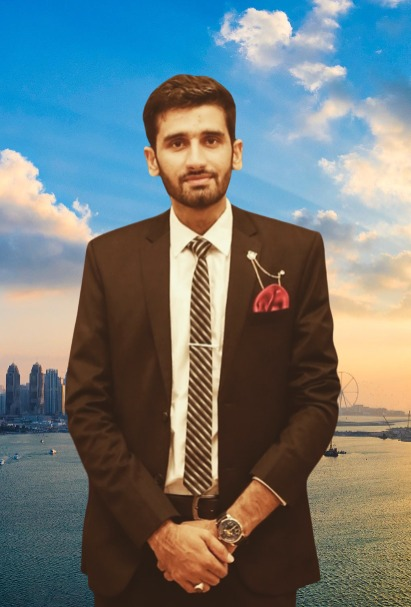
#> input picture image.jpg, 411 x 607 px
$ python q3_again.py
#> lines starting #> are read from the running program, lines starting #| are printed output that depends on the picture
import cv2

# Read input image
input_image = cv2.imread('image.jpg')  # Replace 'input_image.jpg' with your image path
#> input_image is the input picture: shape (607, 411, 3); mean B, G, R 120.5, 120.7, 111.7

# Check if image is loaded successfully
if input_image is None:
    print("Error loading image")
    exit()

# Convert image to grayscale
gray_image = cv2.cvtColor(input_image, cv2.COLOR_BGR2GRAY)
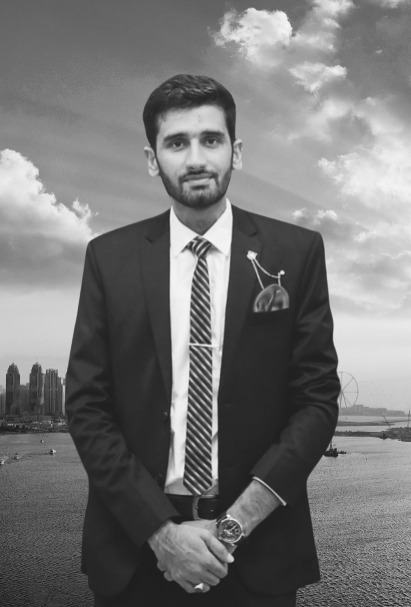
#> gray_image: shape (607, 411); min 17, max 246, mean 118

# Display the grayscale image
cv2.imshow('Grayscale Image', gray_image)
cv2.waitKey(0)
cv2.destroyAllWindows()
